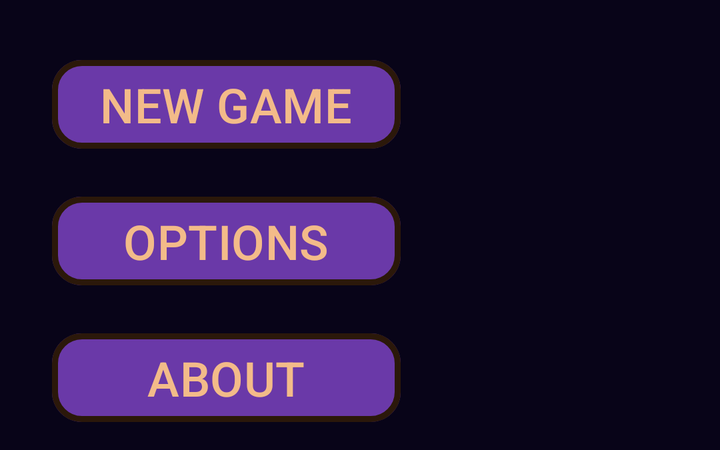
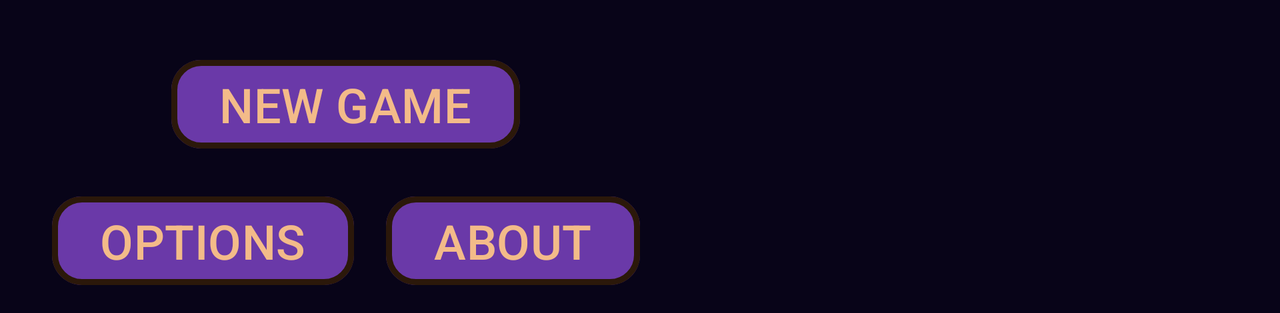

One screen, two layout resources from the same app: the default and the repository's alternative for another configuration. Each is rendered where Android would select it; the XML of both is given below.
<!-- AndroidManifest.xml: application theme Base.Theme.TwoMinutesMathQuiz -->
<!-- res/layout/main_menu_buttons.xml -->
<?xml version="1.0" encoding="utf-8"?>
<LinearLayout android:layout_width="wrap_content"
    android:layout_height="wrap_content"
    xmlns:app="http://schemas.android.com/apk/res-auto"
    android:orientation="vertical"
    android:layout_marginTop="@dimen/welcome_screen_button_layout_margin_top"
    android:layout_marginBottom="@dimen/welcome_screen_button_layout_margin_bottom"
    android:layout_marginHorizontal="@dimen/welcome_screen_button_layout_margin_horizontal"
    app:layout_constraintWidth_max="@dimen/welcome_screen_button_layout_max_width"
    android:id="@+id/startButtonsLayout"
    android:gravity="center"
    xmlns:android="http://schemas.android.com/apk/res/android">

    <Button
        android:id="@+id/startGameButton"
        android:layout_width="match_parent"
        android:layout_height="wrap_content"
        android:layout_margin="@dimen/menu_button_margin"
        android:text="@string/main_menu_screen_start_game_button_text"
        android:textSize="@dimen/menu_button_text_size"
        android:soundEffectsEnabled="false"
        style="?attr/menu_button_style"/>

    <Button
        android:id="@+id/settingsButton"
        android:layout_width="match_parent"
        android:layout_height="wrap_content"
        android:layout_margin="@dimen/menu_button_margin"
        android:text="@string/options_button_text"
        android:textSize="@dimen/menu_button_text_size"
        android:soundEffectsEnabled="false"
        style="?attr/menu_button_style"/>

    <Button
        android:id="@+id/aboutButton"
        android:layout_width="match_parent"
        android:layout_height="wrap_content"
        android:layout_margin="@dimen/menu_button_margin"
        android:text="@string/about_button_text"
        android:textSize="@dimen/menu_button_text_size"
        android:soundEffectsEnabled="false"
        style="?attr/menu_button_style"/>
</LinearLayout>
<!-- resources referenced by this layout -->
<resources>
  <dimen name="menu_button_margin">8dp</dimen>
  <!-- from res/values-sw360dp/ -->
  <dimen name="menu_button_text_size">24sp</dimen>
  <dimen name="welcome_screen_button_layout_margin_bottom">2dp</dimen>
  <dimen name="welcome_screen_button_layout_margin_horizontal">18dp</dimen>
  <dimen name="welcome_screen_button_layout_margin_top">18dp</dimen>
  <dimen name="welcome_screen_button_layout_max_width">240dp</dimen>
  <string name="about_button_text">ABOUT</string>
  <string name="main_menu_screen_start_game_button_text">NEW GAME</string>
  <string name="options_button_text">OPTIONS</string>
  <color name="primary_dark">#221E35</color>
  <color name="layout_background_bottom">#080418</color>
  <color name="primary">#D37600</color>
  <color name="accent">#FB8C00</color>
  <color name="default_question_text_color">#BAB9B9</color>
  <color name="default_answer_text">#BAB9B9</color>
  <color name="correct_answer_text">#2CAC36</color>
  <color name="incorrect_answer_text">#C61E1E</color>
  <color name="default_time_remaining_text_normal">#C8C8C8</color>
  <color name="default_time_remaining_text_warning">#F34A4A</color>
  <color name="title_text_shadow_color">#000000</color>
  <color name="title_text_1">#FFF59D</color>
  <color name="title_text_2">#F5D717</color>
  <color name="title_text_3">#FFA201</color>
  <color name="title_text_4">#EF6C00</color>
  <color name="title_text_5">#8E24AA</color>
  <color name="input_view_normal">#005C5743</color>
  <color name="input_view_pressed">#6ABE24E6</color>
  <style name="menuButtonStyle" parent="ShapeAppearanceOverlay.Material3.Button">
          <item name="android:textColor">@color/menu_button_text</item>
          <item name="cornerRadius">15dp</item>
          <item name="strokeWidth">3dp</item>
          <item name="backgroundColor">@color/input_button_accent</item>
          <item name="strokeColor">@color/menu_button_outline</item>
          <item name="android:textSize">@dimen/input_button_text_size</item>
          <item name="backgroundTint">@color/menu_button_tint</item>
          <item name="android:layout_marginHorizontal">4dp</item>
          <item name="android:layout_marginVertical">4dp</item>
          <item name="android:textAlignment">center</item>
      </style>
  <style name="enterButtonStyle" parent="@style/inputButtonStyle">
          <item name="backgroundTint">?attr/enter_input_button_background_tint</item>
          <item name="android:layout_marginHorizontal">@dimen/input_button_margin</item>
          <item name="android:layout_marginVertical">@dimen/input_button_margin</item>
          <item name="android:textAlignment">center</item>
      </style>
  <color name="input_text_background">#19160C</color>
  <color name="input_text_background_outline">#75688E</color>
  <color name="text_shadow_layer">#040404</color>
  <color name="enter_input_button_background_tint">#1B5E20</color>
  <color name="score_normal">#C8C8C8</color>
  <color name="score_flash">#FFE925</color>
  <color name="status_bar_background">#18151E</color>
  <color name="layout_background_top">#311B92</color>
  <color name="heading_text">#D37600</color>
  <color name="medium_text">#D69F59</color>
  <color name="menu_button_text">#F3BB89</color>
  <color name="input_button_accent">#B39DDB</color>
  <color name="menu_button_outline">#2B180A</color>
  <!-- from res/values-sw360dp/ -->
  <dimen name="input_button_text_size">28sp</dimen>
  <color name="menu_button_tint">#6A39A8</color>
  <color name="input_button_text">#B1A883</color>
  <color name="black">#FF000000</color>
  <!-- from res/values-sw360dp/ -->
  <dimen name="input_button_margin">4dp</dimen>
  <!-- some entries are left out for length -->
</resources>
<!-- res/layout-land/main_menu_buttons.xml (the repository's variant of the layout above) -->
<!-- drawn on the phone turned sideways -->
<?xml version="1.0" encoding="utf-8"?>
<LinearLayout android:layout_width="wrap_content"
    android:layout_height="wrap_content"
    xmlns:app="http://schemas.android.com/apk/res-auto"
    android:orientation="vertical"
    android:layout_marginTop="@dimen/welcome_screen_button_layout_margin_top"
    android:layout_marginBottom="@dimen/welcome_screen_button_layout_margin_bottom"
    android:layout_marginHorizontal="@dimen/welcome_screen_button_layout_margin_horizontal"
    app:layout_constraintWidth_max="@dimen/welcome_screen_button_layout_max_width"
    android:id="@+id/startButtonsLayout"
    android:gravity="center"
    xmlns:android="http://schemas.android.com/apk/res/android">

    <LinearLayout
        android:layout_width="wrap_content"
        android:layout_height="wrap_content"
        android:orientation="horizontal">
        <Button
            android:id="@+id/startGameButton"
            android:layout_width="wrap_content"
            android:layout_height="wrap_content"
            android:layout_margin="@dimen/menu_button_margin"
            android:text="@string/main_menu_screen_start_game_button_text"
            android:textSize="@dimen/menu_button_text_size"
            android:soundEffectsEnabled="false"
            style="?attr/menu_button_style"/>

    </LinearLayout>

    <LinearLayout
        android:layout_width="wrap_content"
        android:layout_height="wrap_content"
        android:orientation="horizontal">
        <Button
            android:id="@+id/settingsButton"
            android:layout_width="wrap_content"
            android:layout_height="wrap_content"
            android:layout_margin="@dimen/menu_button_margin"
            android:text="@string/options_button_text"
            android:textSize="@dimen/menu_button_text_size"
            android:soundEffectsEnabled="false"
            style="?attr/menu_button_style"/>

        <Button
            android:id="@+id/aboutButton"
            android:layout_width="wrap_content"
            android:layout_height="wrap_content"
            android:layout_margin="@dimen/menu_button_margin"
            android:text="@string/about_button_text"
            android:textSize="@dimen/menu_button_text_size"
            android:soundEffectsEnabled="false"
            style="?attr/menu_button_style"/>

    </LinearLayout>


</LinearLayout>
